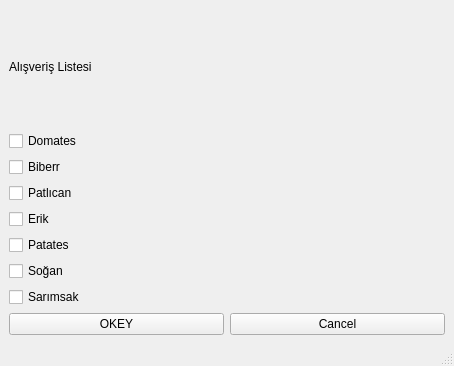
<?xml version="1.0" encoding="UTF-8"?>
<ui version="4.0">
 <class>MainWindow</class>
 <widget class="QMainWindow" name="MainWindow">
  <property name="geometry">
   <rect>
    <x>0</x>
    <y>0</y>
    <width>454</width>
    <height>366</height>
   </rect>
  </property>
  <property name="windowTitle">
   <string>MainWindow</string>
  </property>
  <widget class="QWidget" name="centralwidget">
   <layout class="QVBoxLayout" name="verticalLayout_2">
    <item>
     <widget class="QLabel" name="label">
      <property name="text">
       <string>Alışveriş Listesi</string>
      </property>
     </widget>
    </item>
    <item>
     <layout class="QVBoxLayout" name="verticalLayout">
      <item>
       <widget class="QCheckBox" name="checkB_domates">
        <property name="text">
         <string>Domates</string>
        </property>
       </widget>
      </item>
      <item>
       <widget class="QCheckBox" name="checkB_biber">
        <property name="text">
         <string>Biberr</string>
        </property>
       </widget>
      </item>
      <item>
       <widget class="QCheckBox" name="checkB_patlican">
        <property name="text">
         <string>Patlıcan</string>
        </property>
       </widget>
      </item>
      <item>
       <widget class="QCheckBox" name="checkB_erik">
        <property name="text">
         <string>Erik</string>
        </property>
       </widget>
      </item>
      <item>
       <widget class="QCheckBox" name="checkB_patates">
        <property name="text">
         <string>Patates</string>
        </property>
       </widget>
      </item>
      <item>
       <widget class="QCheckBox" name="checkB_sogan">
        <property name="text">
         <string>Soğan</string>
        </property>
       </widget>
      </item>
      <item>
       <widget class="QCheckBox" name="checkB_sarimsak">
        <property name="text">
         <string>Sarımsak</string>
        </property>
       </widget>
      </item>
     </layout>
    </item>
    <item>
     <layout class="QHBoxLayout" name="horizontalLayout">
      <item>
       <widget class="QPushButton" name="pushB_okey">
        <property name="text">
         <string>OKEY</string>
        </property>
       </widget>
      </item>
      <item>
       <widget class="QPushButton" name="pushB_cancel">
        <property name="text">
         <string>Cancel</string>
        </property>
       </widget>
      </item>
     </layout>
    </item>
   </layout>
  </widget>
  <widget class="QMenuBar" name="menubar">
   <property name="geometry">
    <rect>
     <x>0</x>
     <y>0</y>
     <width>454</width>
     <height>25</height>
    </rect>
   </property>
  </widget>
  <widget class="QStatusBar" name="statusbar"/>
 </widget>
 <resources/>
 <connections/>
</ui>
